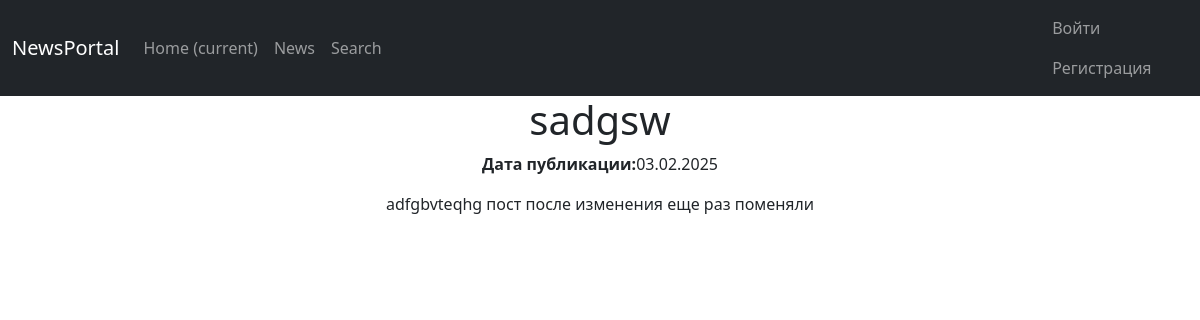
Screenshot of /news/1 with the database file from the repository.
### news/models.py (models this page shows, shortened)
class Post(models.Model):
	article = "AR"
	news = "NW"
	POST_TYPE = [
		(article, "Статья"),
		(news, "Новость")
	]
	author = models.ForeignKey(Author, on_delete=models.CASCADE)
	post_type = models.CharField(max_length=2, choices=POST_TYPE)
	name = models.CharField(max_length=255, help_text=_('post title'))
	post = models.TextField()
	time = models.DateTimeField(auto_now_add=True)
	rating = models.IntegerField(default=0)
	category = models.ManyToManyField(Category, through='PostCategory')
	pass

### news/views.py (the view)
# urls.py: path('news/<int:pk>', PostDetail.as_view(), name='post_detail'),
class PostDetail(DetailView):
	model = Post
	template_name = 'post.html'
	context_object_name = 'post'
	def get_object(self,  *args, **kwargs):
		obj = cache.get(f'post-{self.kwargs["pk"]}', None)
		if not obj:
			obj = super().get_object(queryset=self.queryset)
			cache.set(f'post-{self.kwargs["pk"]}', obj)
		return obj

### templates/post.html (shortened to what this page needs)
{% extends 'flatpages/default.html' %}
{% load custom_filters %}
{% load custom_tags %}
{% block content %}
<h1>{{ post.name }}</h1>
<p><strong>Дата публикации:</strong>{{ post.time|date:"d.m.Y" }}</p>
<div>
    {{ post.post }}
</div>
{% endblock content %}

### rows the page displays
Post: name "sadgsw", time "03.02.2025", post "adfgbvteqhg пост после изменения еще раз поменяли"
